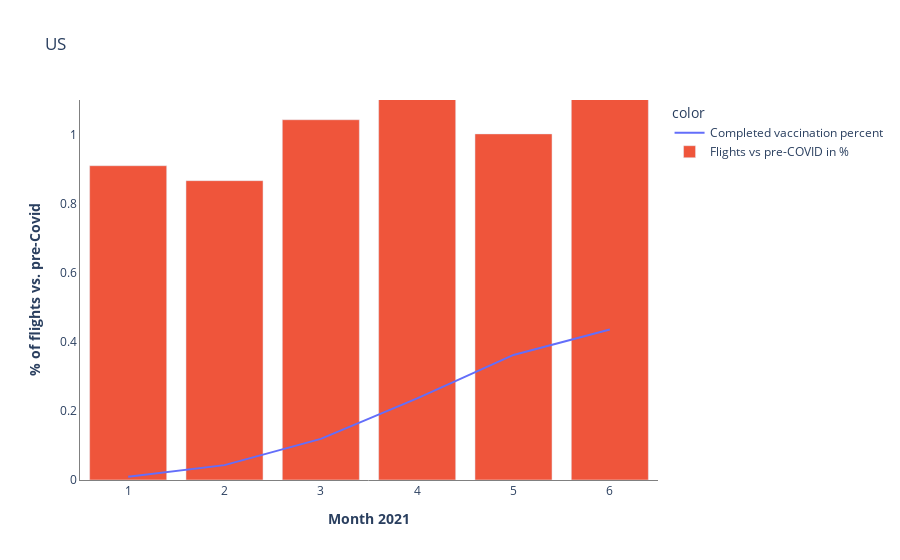
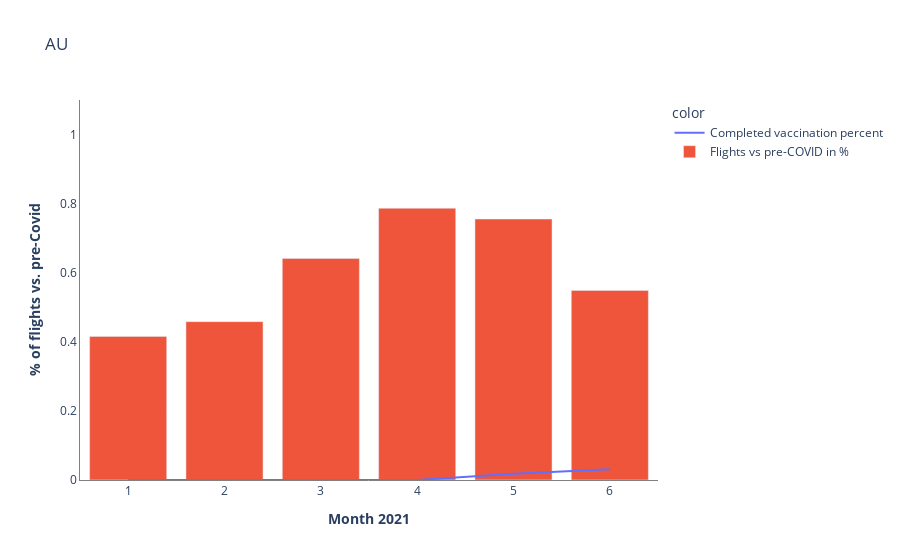
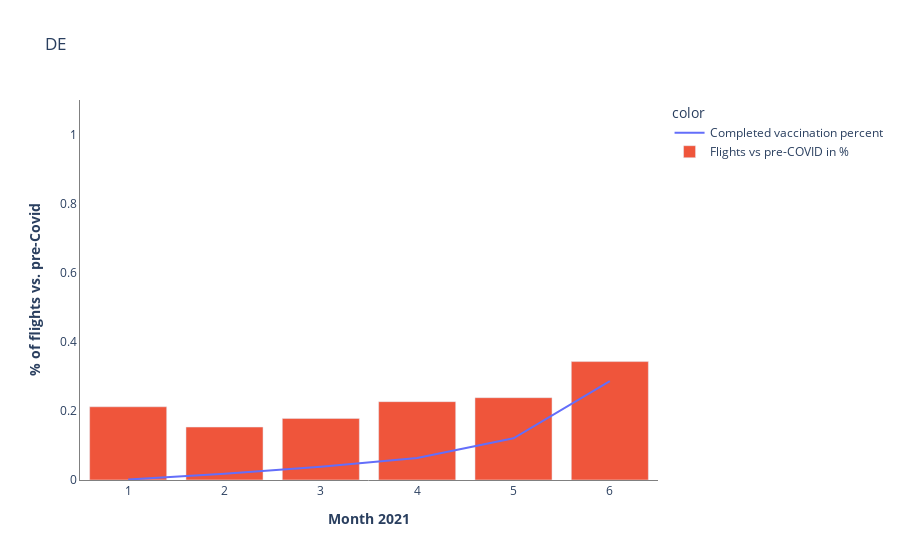
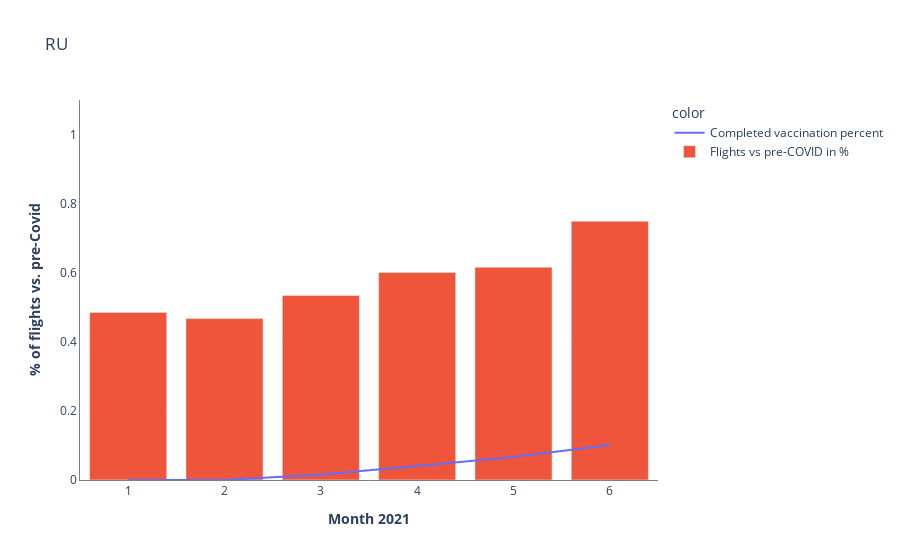

Here is the notebook cell these charts were saved with, in order:
### Code cell
#plot using plotly express 4 graphs showing flight recovery vs. vaccination rates over time per country 
#for the 4 countries with highest passenger count

def newchart(country):
    x_axis = year_merged_filtered[year_merged_filtered['iso_country']==country]['month']
    monthly_flights = year_merged_filtered[year_merged_filtered['iso_country']==country]['flight_return_level']
    monthly_vacc = year_merged_filtered[year_merged_filtered['iso_country']==country]['people_fully_vaccinated_per_hundred_x']
    
    fig = px.line(x=x_axis, y=monthly_vacc/100, color=px.Constant("Completed vaccination percent"),
                 labels=dict(x="<b>Month 2021</b>", y="<B>% of flights vs. pre-Covid</B>"), title=country)
    fig.add_bar(x=x_axis, y=monthly_flights, name="Flights vs pre-COVID in %")
    
    fig.update_yaxes(range=[0, 1.1])
    
    fig.update_layout({'plot_bgcolor': 'rgba(0, 0, 0, 0)',
    'paper_bgcolor': 'rgba(0, 0, 0, 0)',
    })

    fig.update_xaxes(showline=True, linewidth=1, linecolor='grey')
    fig.update_yaxes(showline=True, linewidth=1, linecolor='grey')
     
    fig.show()

#Filter for top4 countries by number of flights in 2021
countries=year_merged_filtered.groupby('iso_country')['callsign_x'].agg('sum').sort_values(ascending=False).iloc[:4]

#create plot for each country
for country in list(countries.index):
    newchart(country)

### Figure 1 — Plotly figure (JSON) as saved in the notebook; plotly's stock layout.template omitted (floating-point values rounded to 4 significant figures)
{"data": [{"hovertemplate": "color=Completed vaccination percent<br><b>Month 2021</b>=%{x}<br><B>% of flights vs. pre-Covid</B>=%{y}<extra></extra>", "legendgroup": "Completed vaccination percent", "line": {"color": "#636efa", "dash": "solid"}, "mode": "lines", "name": "Completed vaccination percent", "orientation": "v", "showlegend": true, "type": "scatter", "x": [1, 2, 3, 4, 5, 6], "xaxis": "x", "y": [0.009727, 0.04302, 0.119, 0.2363, 0.362, 0.4357], "yaxis": "y"}, {"name": "Flights vs pre-COVID in %", "type": "bar", "x": [1, 2, 3, 4, 5, 6], "y": [0.9098, 0.8665, 1.043, 1.103, 1.002, 1.11]}], "layout": {"legend": {"title": {"text": "color"}, "tracegroupgap": 0}, "paper_bgcolor": "rgba(0, 0, 0, 0)", "plot_bgcolor": "rgba(0, 0, 0, 0)", "title": {"text": "US"}, "xaxis": {"anchor": "y", "domain": [0, 1], "linecolor": "grey", "linewidth": 1, "showline": true, "title": {"text": "<b>Month 2021</b>"}}, "yaxis": {"anchor": "x", "domain": [0, 1], "linecolor": "grey", "linewidth": 1, "range": [0, 1.1], "showline": true, "title": {"text": "<B>% of flights vs. pre-Covid</B>"}}}}

### Figure 2 — Plotly figure (JSON) as saved in the notebook; plotly's stock layout.template omitted (floating-point values rounded to 4 significant figures)
{"data": [{"hovertemplate": "color=Completed vaccination percent<br><b>Month 2021</b>=%{x}<br><B>% of flights vs. pre-Covid</B>=%{y}<extra></extra>", "legendgroup": "Completed vaccination percent", "line": {"color": "#636efa", "dash": "solid"}, "mode": "lines", "name": "Completed vaccination percent", "orientation": "v", "showlegend": true, "type": "scatter", "x": [1, 2, 3, 4, 5, 6], "xaxis": "x", "y": [0, 0, 0, 0, 0.01817, 0.03095], "yaxis": "y"}, {"name": "Flights vs pre-COVID in %", "type": "bar", "x": [1, 2, 3, 4, 5, 6], "y": [0.4156, 0.4584, 0.6413, 0.7866, 0.7554, 0.5489]}], "layout": {"legend": {"title": {"text": "color"}, "tracegroupgap": 0}, "paper_bgcolor": "rgba(0, 0, 0, 0)", "plot_bgcolor": "rgba(0, 0, 0, 0)", "title": {"text": "AU"}, "xaxis": {"anchor": "y", "domain": [0, 1], "linecolor": "grey", "linewidth": 1, "showline": true, "title": {"text": "<b>Month 2021</b>"}}, "yaxis": {"anchor": "x", "domain": [0, 1], "linecolor": "grey", "linewidth": 1, "range": [0, 1.1], "showline": true, "title": {"text": "<B>% of flights vs. pre-Covid</B>"}}}}

### Figure 3 — Plotly figure (JSON) as saved in the notebook; plotly's stock layout.template omitted (floating-point values rounded to 4 significant figures)
{"data": [{"hovertemplate": "color=Completed vaccination percent<br><b>Month 2021</b>=%{x}<br><B>% of flights vs. pre-Covid</B>=%{y}<extra></extra>", "legendgroup": "Completed vaccination percent", "line": {"color": "#636efa", "dash": "solid"}, "mode": "lines", "name": "Completed vaccination percent", "orientation": "v", "showlegend": true, "type": "scatter", "x": [1, 2, 3, 4, 5, 6], "xaxis": "x", "y": [0.001436, 0.01778, 0.03872, 0.06373, 0.1208, 0.2863], "yaxis": "y"}, {"name": "Flights vs pre-COVID in %", "type": "bar", "x": [1, 2, 3, 4, 5, 6], "y": [0.212, 0.1533, 0.1783, 0.2268, 0.2383, 0.3428]}], "layout": {"legend": {"title": {"text": "color"}, "tracegroupgap": 0}, "paper_bgcolor": "rgba(0, 0, 0, 0)", "plot_bgcolor": "rgba(0, 0, 0, 0)", "title": {"text": "DE"}, "xaxis": {"anchor": "y", "domain": [0, 1], "linecolor": "grey", "linewidth": 1, "showline": true, "title": {"text": "<b>Month 2021</b>"}}, "yaxis": {"anchor": "x", "domain": [0, 1], "linecolor": "grey", "linewidth": 1, "range": [0, 1.1], "showline": true, "title": {"text": "<B>% of flights vs. pre-Covid</B>"}}}}

### Figure 4 — Plotly figure (JSON) as saved in the notebook; plotly's stock layout.template omitted (floating-point values rounded to 4 significant figures)
{"data": [{"hovertemplate": "color=Completed vaccination percent<br><b>Month 2021</b>=%{x}<br><B>% of flights vs. pre-Covid</B>=%{y}<extra></extra>", "legendgroup": "Completed vaccination percent", "line": {"color": "#636efa", "dash": "solid"}, "mode": "lines", "name": "Completed vaccination percent", "orientation": "v", "showlegend": true, "type": "scatter", "x": [1, 2, 3, 4, 5, 6], "xaxis": "x", "y": [0, 0, 0.01591, 0.04025, 0.06679, 0.1013], "yaxis": "y"}, {"name": "Flights vs pre-COVID in %", "type": "bar", "x": [1, 2, 3, 4, 5, 6], "y": [0.4852, 0.4672, 0.5341, 0.6007, 0.6156, 0.7488]}], "layout": {"legend": {"title": {"text": "color"}, "tracegroupgap": 0}, "paper_bgcolor": "rgba(0, 0, 0, 0)", "plot_bgcolor": "rgba(0, 0, 0, 0)", "title": {"text": "RU"}, "xaxis": {"anchor": "y", "domain": [0, 1], "linecolor": "grey", "linewidth": 1, "showline": true, "title": {"text": "<b>Month 2021</b>"}}, "yaxis": {"anchor": "x", "domain": [0, 1], "linecolor": "grey", "linewidth": 1, "range": [0, 1.1], "showline": true, "title": {"text": "<B>% of flights vs. pre-Covid</B>"}}}}
